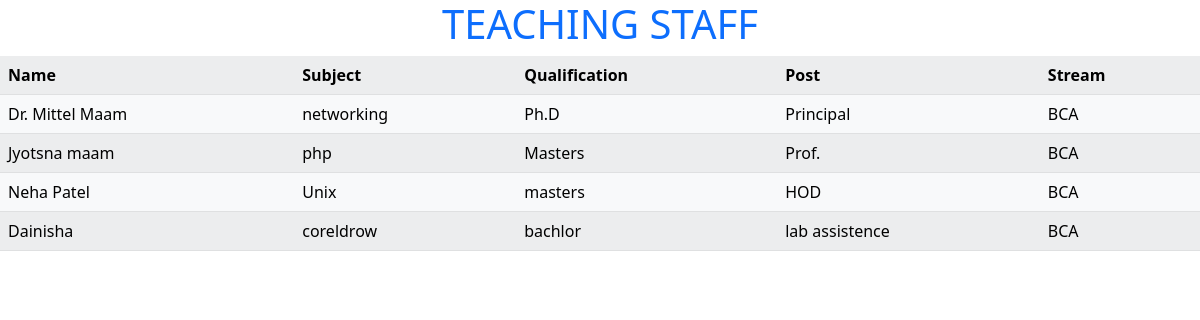
The app's page /CMS/client/staff.php?course=BCA with its own data.
### tables this page shows
CREATE TABLE `staff` (
  `Id` int(10) NOT NULL,
  `Name` varchar(120) NOT NULL,
  `Subject` varchar(50) NOT NULL,
  `Highest_qly` varchar(20) NOT NULL,
  `Post` varchar(40) NOT NULL,
  `Stream` varchar(120) NOT NULL,
  `Age` int(21) NOT NULL,
  `Gender` varchar(20) NOT NULL,
  `EXP` int(10) NOT NULL
);

### CMS/client/staff.php (the view)
<?php
    include '../conn.php';
    $course = $_GET['course'];
?>
<link rel="stylesheet" href="../css/bootstrap.min.css">
<h1 class="text-center text-primary text-uppercase">Teaching Staff</h1>
<table class="table table-light table-striped">
  <tr>
    <th>Name</th>
    <th>Subject</th>
    <th>Qualification</th>
    <th>Post</th>
    <th>Stream</th>
  </tr>
 <?php
        $query = "SELECT * FROM `staff` WHERE `Stream` = '$course'";
        $result = mysqli_query($conn, $query);
        while($row = mysqli_fetch_assoc($result)){
    ?>
    <tr>
        <td><?php echo $row['Name']; ?></td>
        <td><?php echo $row['Subject']; ?></td>
        <td><?php echo $row['Highest_qly']; ?></td>
        <td><?php echo $row['Post']; ?></td>
        <td><?php echo $row['Stream']; ?></td>
    </tr>
    <?php
  }
?>
</table>

### records on screen
staff: Name "Dr. Mittel Maam", Subject "networking", Highest_qly "Ph.D", Post "Principal", Stream "BCA"
staff: Name "Jyotsna maam", Subject "php", Highest_qly "Masters", Post "Prof.", Stream "BCA"
staff: Name "Neha Patel", Subject "Unix", Highest_qly "masters", Post "HOD", Stream "BCA"
staff: Name "Dainisha", Subject "coreldrow", Highest_qly "bachlor", Post "lab assistence", Stream "BCA"
